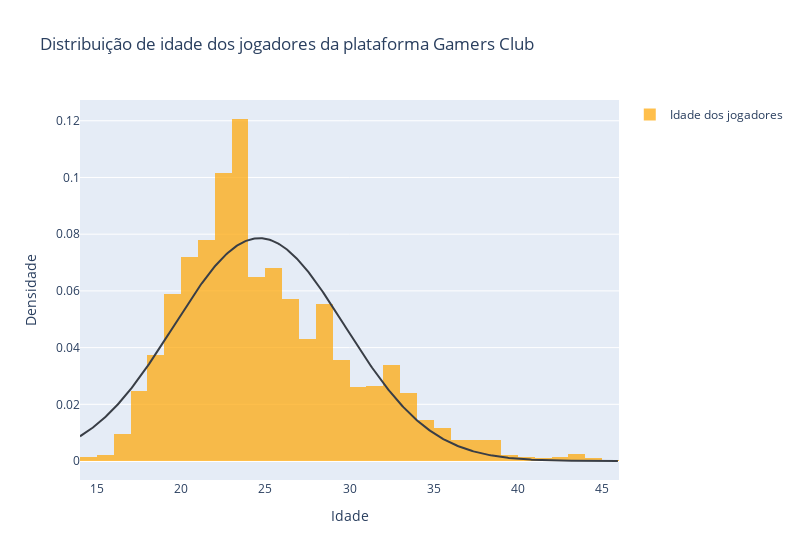

Notebook code cell kept with this figure:
### Code cell
# Histogram of player age
# Distribution curve over histogram
# Preparing data
x = np.array(players['age'])
# Remove NaN values
x = x[~np.isnan(x)]
# Remove x bigger than 47
x = x[x < 47]
print(x)
# Limit n bins to 20
fig = ff.create_distplot([x], ['Idade dos jogadores'], bin_size=1, show_rug=False, histnorm='probability', curve_type='normal')
# y = Densidade
# x = Idade
fig.update_layout(
    xaxis_title='Idade',
    yaxis_title='Densidade',
)
# fig width = 400px
fig.update_layout(width=800)
# Graph title = "Distribuição de idade dos jogadores da plataforma Gamers Club"
fig.update_layout(title='Distribuição de idade dos jogadores da plataforma Gamers Club')
# Set curve color to black
fig.update_traces(marker_color='#393E46')
# Set graph color to orange
fig.update_traces(selector=dict(type='histogram'), marker_color='orange')
fig.show()

### Figure 1 — Plotly figure (JSON) as saved in the notebook; plotly's stock layout.template omitted (floating-point values rounded to 4 significant figures; data arrays with more than 128 entries replaced by an {"elided": "..."} marker saying what was removed)
{"data": [{"autobinx": false, "histnorm": "probability", "legendgroup": "Idade dos jogadores", "marker": {"color": "orange"}, "name": "Idade dos jogadores", "opacity": 0.7, "type": "histogram", "x": {"elided": "1999 int values"}, "xaxis": "x", "xbins": {"end": 46, "size": 1, "start": 14}, "yaxis": "y"}, {"legendgroup": "Idade dos jogadores", "marker": {"color": "#393E46"}, "mode": "lines", "name": "Idade dos jogadores", "showlegend": false, "type": "scatter", "x": {"elided": "500 float values"}, "xaxis": "x", "y": {"elided": "500 float values"}, "yaxis": "y"}], "layout": {"barmode": "overlay", "hovermode": "closest", "legend": {"traceorder": "reversed"}, "title": {"text": "Distribuição de idade dos jogadores da plataforma Gamers Club"}, "width": 800, "xaxis": {"anchor": "y2", "domain": [0, 1], "title": {"text": "Idade"}, "zeroline": false}, "yaxis": {"anchor": "free", "domain": [0, 1], "position": 0, "title": {"text": "Densidade"}}}}
